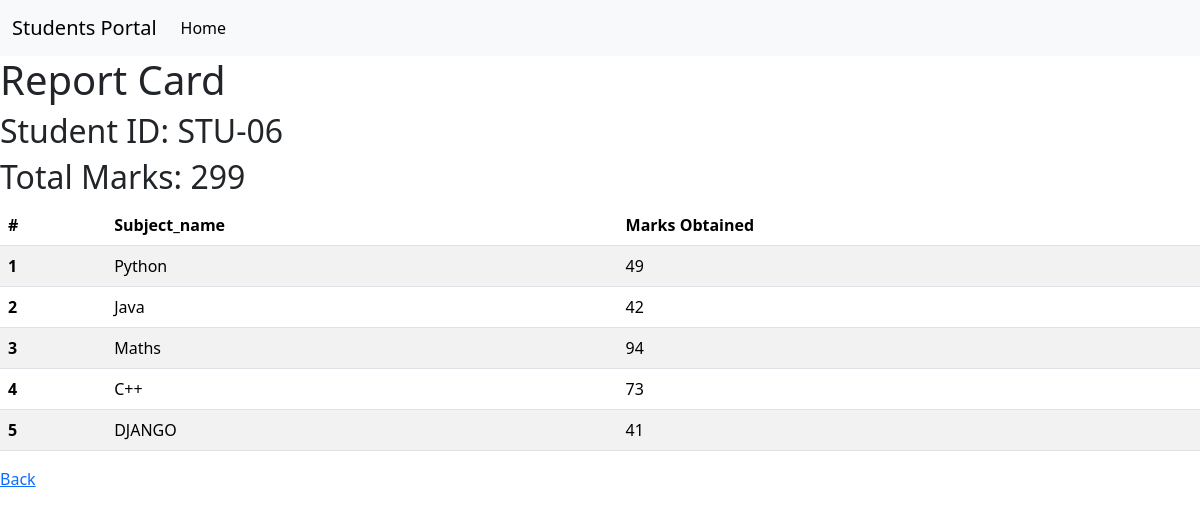
/student-marks/STU-06/, run on the app's committed database.
### students/models.py (models this page shows, shortened)
class StudentID(models.Model):
    student_id = models.CharField(max_length=100)

class SubjectMarks(models.Model):
    student_id = models.ForeignKey(StudentID, related_name='student_marks', on_delete=models.CASCADE)
    subject = models.ForeignKey(Subject, on_delete=models.CASCADE)
    marks = models.IntegerField()
    def __str__(self) -> str:
        return f"{self.student_id.student_id} {self.subject.subject_name} {self.marks}"
    class Meta:
        unique_together = ['student_id', 'subject']

class Subject(models.Model):
    subject_name = models.CharField(max_length=100)
    def __str__(self) -> str:
        return self.subject_name

### students/views.py (the view)
# urls.py: path('student-marks/<student_id>/', students_views.get_marks, name="get_marks"),
def get_marks(request, student_id):
    print("student id is:++++++++++++++++++++ ", student_id)
    queryset = SubjectMarks.objects.filter(student_id__student_id = student_id)
    total = queryset.aggregate(total_marks=models.Sum('marks'))
    print("marks for student---------------", queryset)
    return render(request, 'marks.html', {'marks': queryset, 'id': student_id, 'total_marks': total})

### templates/marks.html (shortened to what this page needs)
{% extends 'base.html' %}
{% block start %}
<div>
    <h1>Report Card</h1>
    <h2>Student ID: {{id}}</h2>
    <h2>Total Marks: {{total_marks.total_marks}}</h2>
    <table class="table table-striped">
        <thead>
          <tr>
            <th scope="col">#</th>
            <th scope="col">Subject_name</th>
            <th scope="col">Marks Obtained</th>
          </tr>
        </thead>
        <tbody>
            {% for mark in marks %}
            <tr>
                <th scope="row">{{forloop.counter}}</th>
                <td>{{mark.subject}}</td>
                <td>{{mark.marks}}</td>
              </tr>
            {% endfor %}
        </tbody>
      </table>
</div>
<div>
    <a href="{% url 'students_home_page' %}">Back</a>
</div>
{% endblock %}

### data on the page
StudentID: student "STU-06"
SubjectMarks: subject "Python", marks "49"
SubjectMarks: subject "Java", marks "42"
SubjectMarks: subject "Maths", marks "94"
SubjectMarks: subject "C++", marks "73"
SubjectMarks: subject "DJANGO", marks "41"

### other printed values
{{ total_marks.total_marks }} "299"
